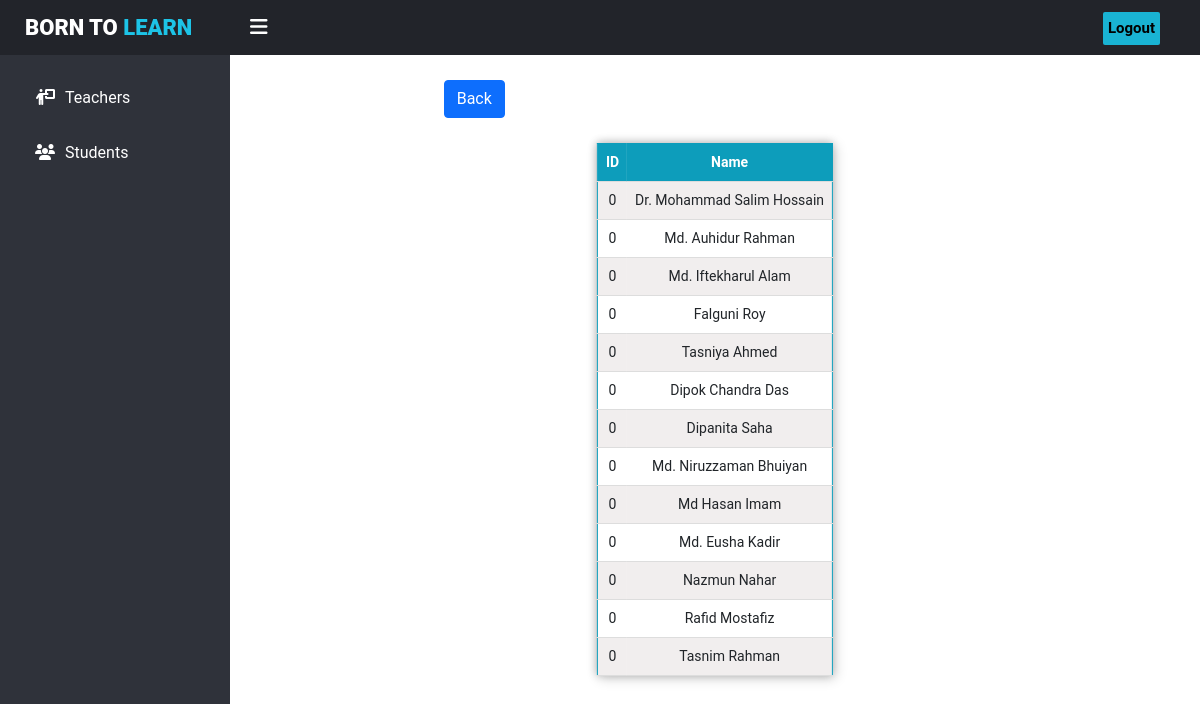
Screenshot of /teachers/attendanceReport.php (signed in) with the database file from the repository.
### tables this page shows
CREATE TABLE `user` (
  `ID` int(50) NOT NULL,
  `email` varchar(50) NOT NULL,
  `password` varchar(50) NOT NULL,
  `user_type` varchar(50) NOT NULL,
  `Roll` varchar(50) NOT NULL,
  `Mobile` varchar(50) NOT NULL,
  `Batch` int(11) NOT NULL,
  `semester` int(100) NOT NULL,
  `Name` varchar(50) NOT NULL
);

### teachers/attendanceReport.php (the view, shortened to what this page needs)
<?php
include '../assets/sidebar.php';
include '../assets/database.php';
?>
<link rel="stylesheet" href="../css//Attendance.css">
  <div class="team-area">
    <div class="team-container">
        <div style="padding-bottom: 25px;padding-top:80px;">
            <div class="row">
                <div class="col-2"></div>
                <div class="col-3">
                    <a class="btn btn-primary ms-5" href="marks.php">Back</a>
                </div>
                <div class="col-2"></div>
            </div>
        </div>
      <table style="margin-left: 50%; margin-bottom:50px;">
            <tbody>
                    <tr id="header" style="text-align:center;">
                    <th >ID</th>
                    <th>Name</th>
                    </tr>
                        <?php
                          $student =  mysqli_query($conn, " SELECT * FROM `user` WHERE semester='$semester'") or die('query failed');
                          if ($student->num_rows > 0) {
                                 while ($row = $student->fetch_assoc()) {
                                    $student_name=$row['Name'];
                                    $student_roll=$row['Roll'];
                            ?>  <tr>
                                    <td><?php echo  $student_roll; ?></td>
                                    <td><?php echo  $student_name; ?></td>
                        <?php ?>  </tr>
                        <?php    }  }  ?>
            </tbody>
        </table>
    </div>
  </div>
</div>

### css/sidebar.css (style rules this page uses)
body { margin: 0; padding: 0; font-family: "Roboto", sans-serif; }

### css/Attendance.css (style rules this page uses)
table { transform: translate(-50%, 0%); border-collapse: collapse; border: 1px solid #0d9dbb; box-shadow: 2px 2px 12px rgba(0, 0, 0, 0.2), -1px -1px 8px rgba(0, 0, 0, 0.2); }
tr { transition: all 0.2s ease-in; cursor: pointer; font-size: 14px; }
tr:nth-child(even) { background-color: #f1eeee; }
th, td { padding: 8px; text-align: center; border-bottom: 1px solid #ddd; }
#header { background-color: #0d9dbb; color: #fff; }

### rows the page displays
user: Roll "0", Name "Dr. Mohammad Salim Hossain"
user: Roll "0", Name "Md. Auhidur Rahman"
user: Roll "0", Name "Md. Iftekharul Alam"
user: Roll "0", Name "Falguni Roy"
user: Roll "0", Name "Tasniya Ahmed"
user: Roll "0", Name "Dipok Chandra Das"
user: Roll "0", Name "Dipanita Saha"
user: Roll "0", Name "Md. Niruzzaman Bhuiyan"
user: Roll "0", Name "Md Hasan Imam"
user: Roll "0", Name "Md. Eusha Kadir"
user: Roll "0", Name "Nazmun Nahar"
user: Roll "0", Name "Rafid Mostafiz"
user: Roll "0", Name "Tasnim Rahman"
